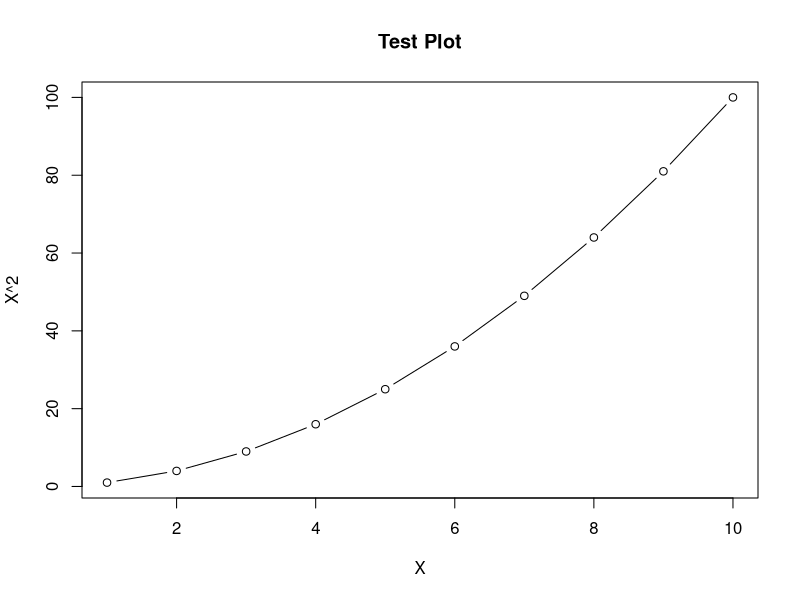

Here is the R script that generated this plot:
# Install required package for VS Code R extension
if (!require(jsonlite)) {
  install.packages("jsonlite")
  library(jsonlite)
}

# Basic computation
a <- 10
b <- 20
sum_result <- a + b


print("Testing R environment...")
print(paste("a =", a))
print(paste("b =", b))
print(paste("Sum =", sum_result))

# Create a small data frame
students <- data.frame(
  Name = c("Ana", "Ben", "Cara"),
  Score = c(90, 85, 88)
)

print("Student Data:")
print(students)

# Simple plot
x <- 1:10
y <- x^2

plot(x, y, type="b", main="Test Plot", xlab="X", ylab="X^2")

print("R test completed successfully!")
